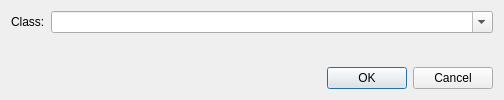
<?xml version="1.0" encoding="UTF-8"?>
<ui version="4.0">
 <class>SelectClass</class>
 <widget class="QDialog" name="SelectClass">
  <property name="geometry">
   <rect>
    <x>0</x>
    <y>0</y>
    <width>504</width>
    <height>100</height>
   </rect>
  </property>
  <property name="windowTitle">
   <string>Insert Class</string>
  </property>
  <layout class="QVBoxLayout" name="verticalLayout">
   <item>
    <layout class="QHBoxLayout" name="horizontalLayout">
     <item>
      <widget class="QLabel" name="label">
       <property name="toolTip">
        <string>Enter an ID name to use as a destination for hyperlinks, notes, and TOC entries.

The dropdown box shows existing ID names in the current file.

ID names must be unique and start with a letter.</string>
       </property>
       <property name="text">
        <string>Class:</string>
       </property>
      </widget>
     </item>
     <item>
      <widget class="QComboBox" name="Class">
       <property name="sizePolicy">
        <sizepolicy hsizetype="MinimumExpanding" vsizetype="Fixed">
         <horstretch>0</horstretch>
         <verstretch>0</verstretch>
        </sizepolicy>
       </property>
       <property name="editable">
        <bool>true</bool>
       </property>
      </widget>
     </item>
    </layout>
   </item>
   <item>
    <spacer name="verticalSpacer">
     <property name="orientation">
      <enum>Qt::Vertical</enum>
     </property>
     <property name="sizeHint" stdset="0">
      <size>
       <width>20</width>
       <height>40</height>
      </size>
     </property>
    </spacer>
   </item>
   <item>
    <widget class="QDialogButtonBox" name="buttonBox">
     <property name="orientation">
      <enum>Qt::Horizontal</enum>
     </property>
     <property name="standardButtons">
      <set>QDialogButtonBox::Cancel|QDialogButtonBox::Ok</set>
     </property>
    </widget>
   </item>
  </layout>
 </widget>
 <resources/>
 <connections>
  <connection>
   <sender>buttonBox</sender>
   <signal>accepted()</signal>
   <receiver>SelectClass</receiver>
   <slot>accept()</slot>
   <hints>
    <hint type="sourcelabel">
     <x>248</x>
     <y>254</y>
    </hint>
    <hint type="destinationlabel">
     <x>157</x>
     <y>274</y>
    </hint>
   </hints>
  </connection>
  <connection>
   <sender>buttonBox</sender>
   <signal>rejected()</signal>
   <receiver>SelectClass</receiver>
   <slot>reject()</slot>
   <hints>
    <hint type="sourcelabel">
     <x>316</x>
     <y>260</y>
    </hint>
    <hint type="destinationlabel">
     <x>286</x>
     <y>274</y>
    </hint>
   </hints>
  </connection>
 </connections>
</ui>
